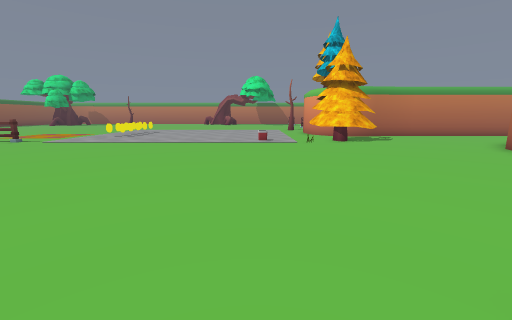
View 1 (above)

24 first-person views from a walk through a Unity game level. The camera is 1.3 m above the floor, tilts 10° down and sees 90° across. Doors are open. The floor is counted in squares, 1 m on a side. Each view is taken from the middle of a square. On the plan, view 1 faces up. The plan holds only what a view shows up to about 13 squares ahead; the rest is blank. The place goes on beyond the plan. Some surface patterns are stand-ins.

View 2
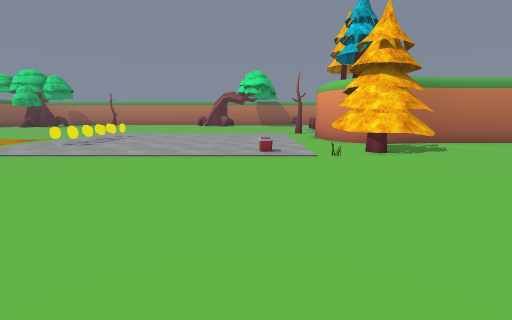

View 3
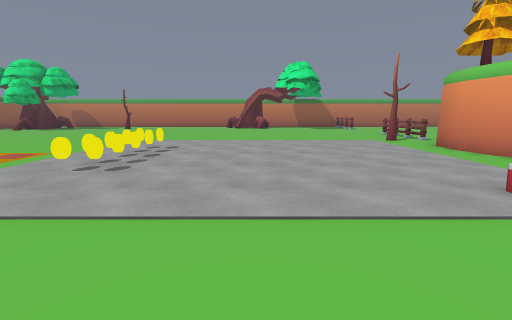

View 4
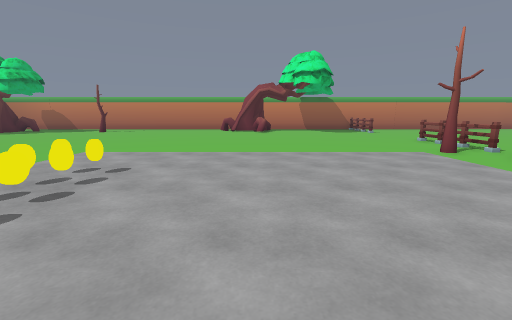

View 5
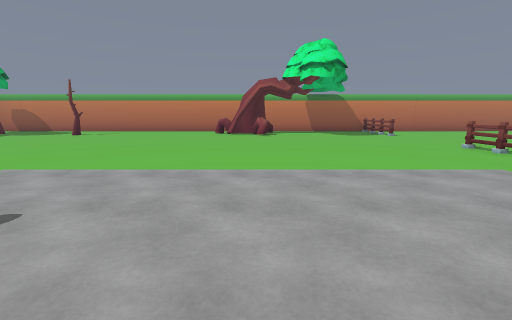

View 6
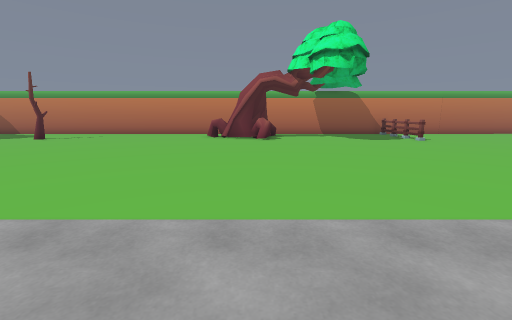

View 7
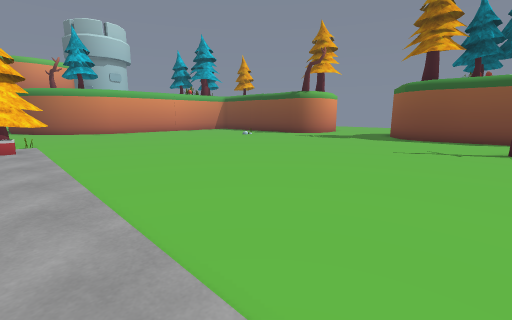

View 8
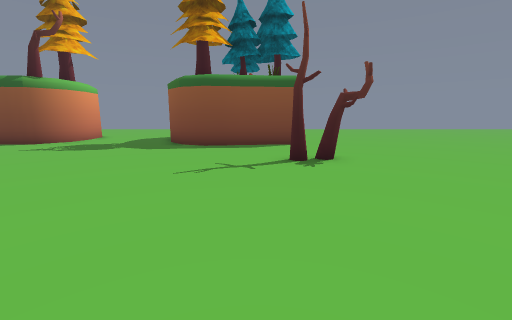

View 9
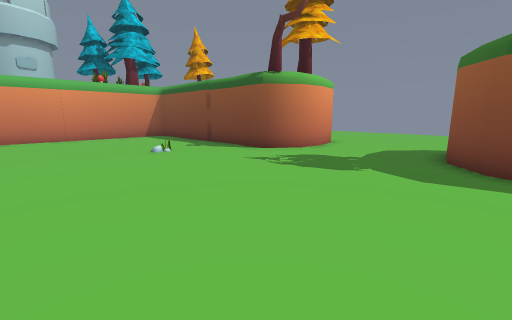

View 10
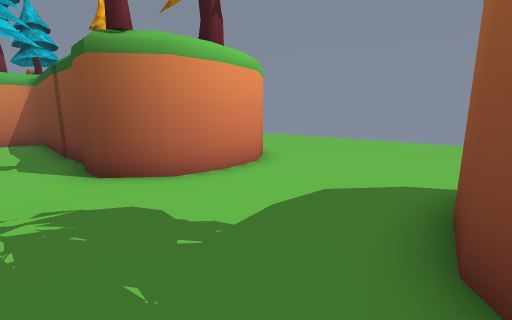

View 11
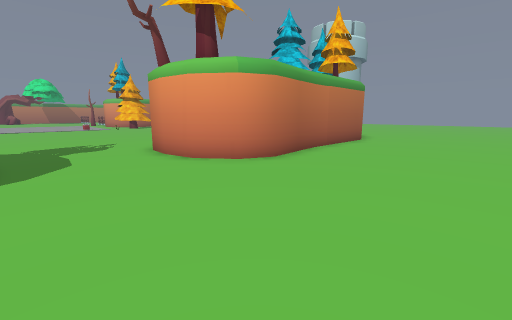

View 12
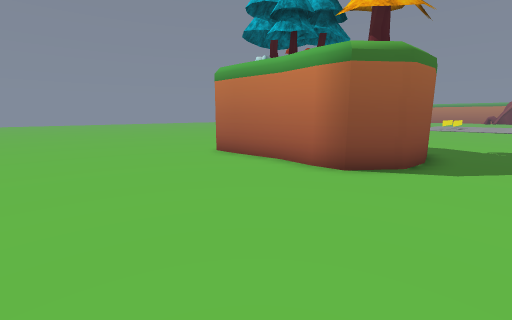

View 13
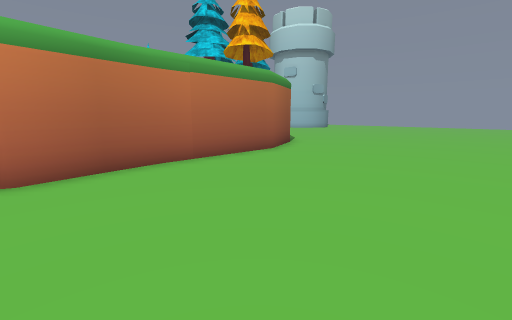

View 14
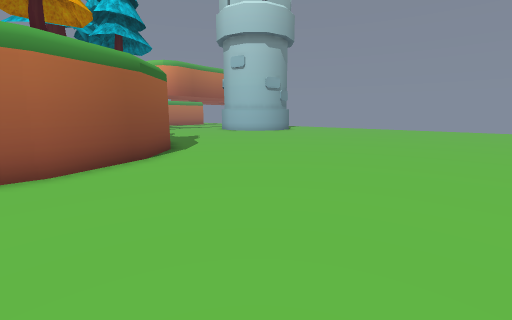

View 15
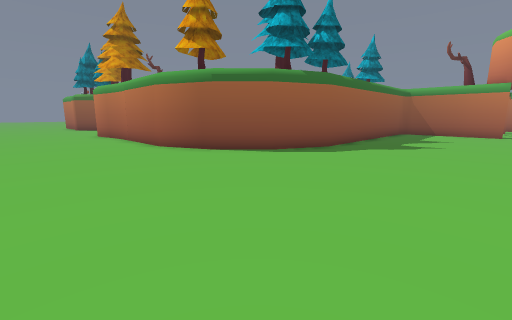

View 16
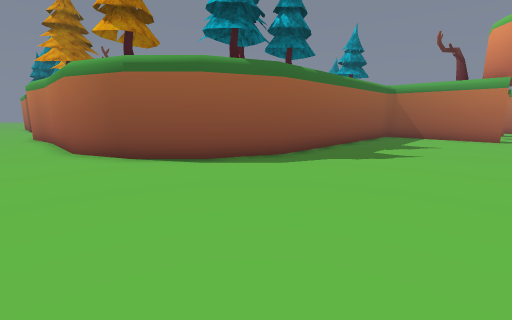

View 17
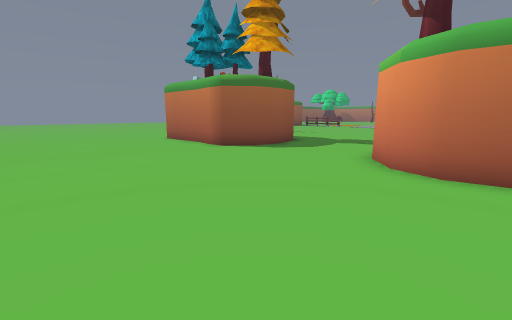

View 18
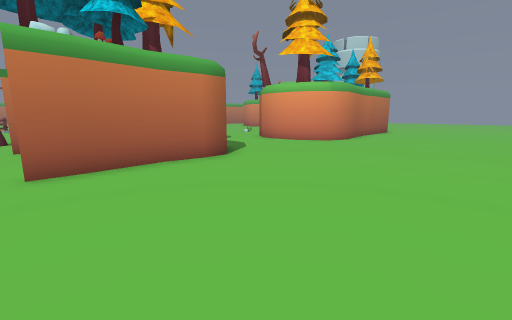

View 19
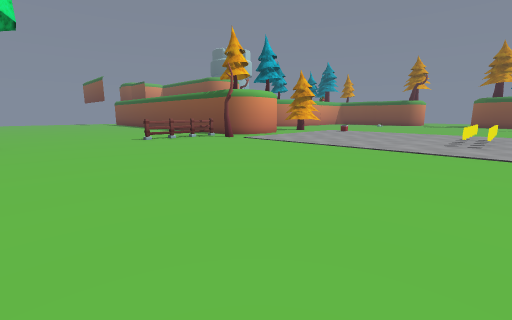

View 20
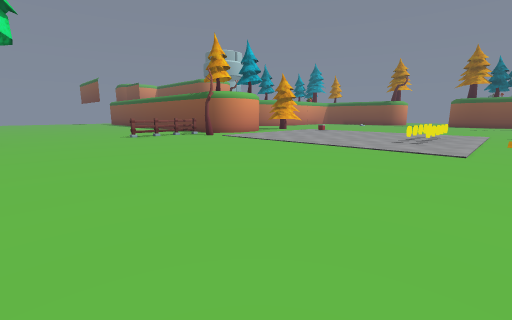

View 21
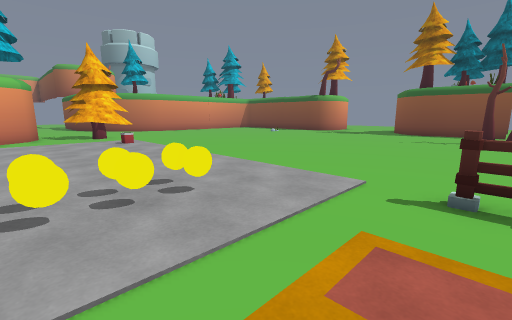

View 22
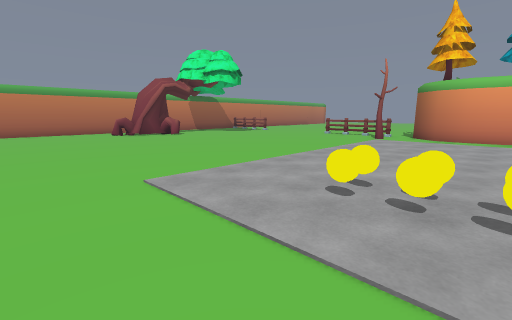

View 23
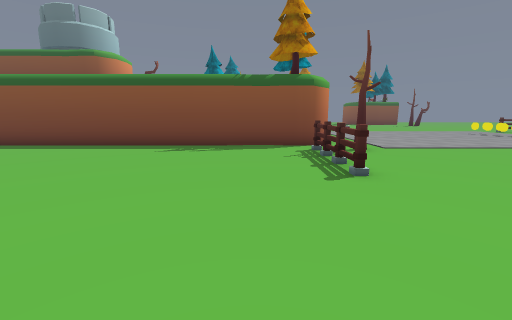

View 24
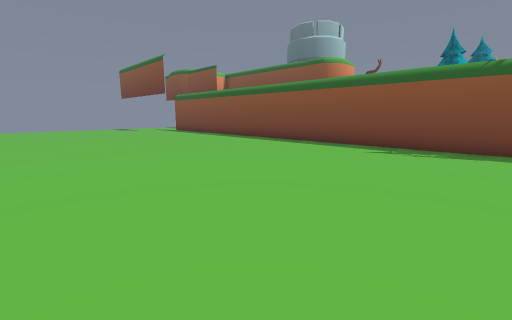

### Floor plan
Key: @ floor where view 1 was taken; # wall or solid block; . floor; D open door; T tree; F fence; C coin; O other object.
Columns run from 12 left of view 1 to 19 right of it. Each row starts with its distance up from view 1.
 32 ................D...............
 31 ................DD..............
 30 ................DD..............
 29 ................DD..............
 28 ................DD..............
 27 ................DD..............
 26 .................F..............
 25 .................F.............
 24 .................F............
 23 .................F...........
 22 ...............T.F............
 21 ................O##############
 20 ................O
 19 ....C...........O
 18 ....C...........#
 17 ....C...........O
 16  ...C...........#########
 15  ...C...................
 14 ...............TT .....
 13 ...............TTT ....
 12 F..............OTT.....
 11 ......................
 10 ......................#
  9 .....................
  8 .....................
  7 ....................         ##
  6 ...................         ....
  5 .....................#     .....
  4 .....................#    #.....
  3 .....................#    #.....
  2 TT...................#    #.....
  1 T.............O.....      #.....
  0 ............@......       #.....
 -1 .....................#    #.....
 -2 .O####......OOOOOO####    #.....
 -3 .    #O....O#            # .....
 -4 .     #....#             #......
 -5 .     #....#            ##......
 -6 .     #....#           ##.......
 -7 .##O##O....#O  ######## ........
 -8 ............ OO ................
 -9 ................................
-10 ................................
-11 ................................
-12 ................................
-13 ................................
-14 ................................

Positions as (right, up) in squares from view 1, and headings:
1: (0, 0), facing up
2: (0, 4), facing up
3: (-4, 9), facing up
4: (-4, 13), facing up
5: (-4, 16), facing up
6: (-4, 19), facing up
7: (-11, 13), facing down-right
8: (-10, 9), facing down
9: (-7, 5), facing down-right
10: (-6, -1), facing down-right
11: (-5, -13), facing up-right
12: (-4, -13), facing up-left
13: (1, -14), facing up-right
14: (8, -14), facing up-right
15: (19, -12), facing up-left
16: (19, -9), facing up-left
17: (2, -14), facing up-left
18: (-12, -14), facing up-right
19: (-9, 32), facing down-right
20: (-11, 32), facing down-right
21: (-12, 17), facing down-right
22: (-12, 17), facing up-right
23: (7, 32), facing down
24: (7, 32), facing down-right
